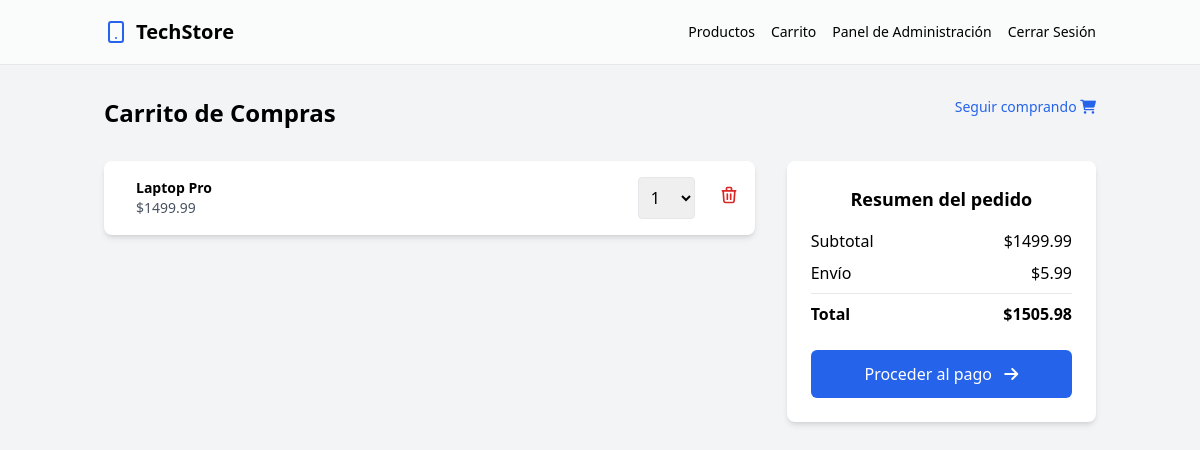
Page /carrito/ver/ (signed in) on the earlier database version.
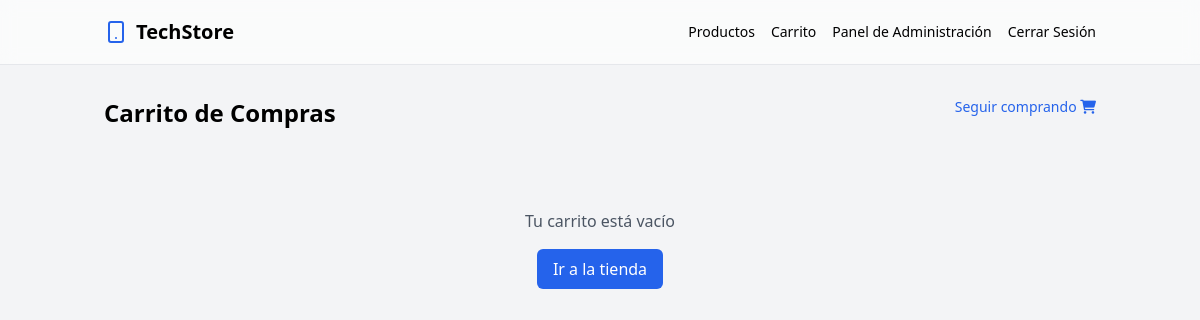
Same page on the later database version.
### carrito_app/models.py (models this page shows, shortened)
class CartItem(models.Model):
    carrito = models.ForeignKey(Cart, related_name='items', on_delete=models.CASCADE)
    producto = models.ForeignKey(Product, on_delete=models.CASCADE)
    cantidad = models.PositiveIntegerField(default=1)

### catalogo_app/models.py (models this page shows, shortened)
class Product(models.Model):
    nombre = models.CharField(max_length=200)
    descripcion = models.TextField()
    precio = models.DecimalField(max_digits=10, decimal_places=2)
    stock = models.PositiveIntegerField()
    categoria = models.ForeignKey(Category, on_delete=models.CASCADE)
    imagen = models.ImageField(upload_to='products/', blank=True, null=True)

### carrito_app/views.py (the view)
# urls.py: path('ver/', views.ver_carrito, name='ver_carrito'),
@login_required
def ver_carrito(request):
    carrito, created = Cart.objects.get_or_create(user=request.user)
    items = carrito.items.all().select_related('producto')
    subtotal = sum(item.producto.precio * item.cantidad for item in items)
    envio = Decimal('5.99') if subtotal > 0 else Decimal('0')
    total = subtotal + envio
    context = {
        'carrito': carrito,
        'items': items,
        'subtotal': subtotal,
        'envio': envio,
        'total': total
    }
    return render(request, 'carrito_app/ver_carrito.html', context)

### carrito_app/templates/carrito_app/ver_carrito.html (shortened to what the changed rows need)
{% load static %}
<!DOCTYPE html>
<html lang="es">
    <head>
        <link href="https://cdnjs.cloudflare.com/ajax/libs/font-awesome/6.0.0-beta3/css/all.min.css"
              rel="stylesheet">
        <script src="https://cdn.tailwindcss.com"></script>
    </head>
    <body>
        {% include 'nav.html' %}
        <div class="container mx-auto px-4 py-8">
            <div class="flex justify-between">
                <h1 class="text-2xl font-bold mb-8">Carrito de Compras</h1>
            </div>
            {% if items %}
                <div class="grid grid-cols-1 lg:grid-cols-3 gap-8">
                    <div class="lg:col-span-2">
                        {% for item in items %}
                            <div class="bg-white rounded-lg shadow-md p-4 mb-4 flex items-center justify-between">
                                <div class="flex-grow ml-4">
                                    <p class="font-semibold text-sm">{{ item.producto.nombre }}</p>
                                    <p class="text-gray-600 text-sm">${{ item.producto.precio }}</p>
                                </div>
                                <div class="flex items-center">
                                    <form method="POST"
                                          action="{% url 'actualizar_cantidad' item.id %}"
                                          class="flex items-center">
                                        <select name="cantidad"
                                                onchange="this.form.submit()"
                                                class="rounded border p-2 mr-2">
                                            {% for i in "x"|rjust:item.producto.stock %}
                                                <option value="{{ forloop.counter }}"
                                                        {% if item.cantidad == forloop.counter %}selected{% endif %}>
                                                    {{ forloop.counter }}
                                                </option>
                                            {% endfor %}
                                        </select>
                                    </form>
                                    <form method="POST"
                                          action="{% url 'eliminar_del_carrito' item.id %}"
                                          class="ml-4">
                                        <button type="submit" class="text-red-600 hover:text-red-800">
                                            <svg class="w-5 h-5" fill="none" stroke="currentColor" viewBox="0 0 24 24">
                                                <path stroke-linecap="round" stroke-linejoin="round" stroke-width="2" d="M19 7l-.867 12.142A2 2 0 0116.138 21H7.862a2 2 0 01-1.995-1.858L5 7m5 4v6m4-6v6m1-10V4a1 1 0 00-1-1h-4a1 1 0 00-1 1v3M4 7h16" />
                                            </svg>
                                        </button>
                                    </form>
                                </div>
                            </div>
                        {% endfor %}
                    </div>
                    <div class="lg:col-span-1">
                        <div class="bg-white rounded-lg shadow-md p-6 sticky top-4 text-center">
                            <h2 class="text-lg font-semibold mb-4">Resumen del pedido</h2>
                            <div class="space-y-2">
                                <div class="flex justify-between">
                                    <span>Subtotal</span>
                                    <span>${{ subtotal }}</span>
                                </div>
                                <div class="flex justify-between">
                                    <span>Envío</span>
                                    <span>${{ envio }}</span>
                                </div>
                                <div class="border-t pt-2 mt-2">
                                    <div class="flex justify-between font-semibold">
                                        <span>Total</span>
                                        <span>${{ total }}</span>
                                    </div>
                                </div>
                            </div>
                            <form method="POST" action="{% url 'crear_orden' %}" class="mt-6">
                                <button type="submit"
                                        class="w-full bg-blue-600 text-white py-3 px-6 rounded-md hover:bg-blue-700 focus:outline-none focus:ring-2 focus:ring-blue-500 focus:ring-offset-2 transition duration-150 ease-in-out transform hover:scale-105 mb-5 sm:mb-0">
                                    Proceder al pago
                                    <i class="fas fa-arrow-right ml-2"></i>
                                </button>
                            </form>
                        </div>
                    </div>
                </div>
            {% else %}
                <div class="text-center py-12">
                    <p class="text-gray-600 mb-4">Tu carrito está vacío</p>
                    <a href="{% url 'catalogo' %}"
                       class="inline-block bg-blue-600 text-white py-2 px-4 rounded-md hover:bg-blue-700 transition-colors">
                        Ir a la tienda
                    </a>
                </div>
            {% endif %}
        </div>
    </body>
</html>

Differences in the rows shown:
removed CartItem: producto.nombre "Laptop Pro", producto.precio "1499.99", cantidad "1"
Other differences:
{{ subtotal }}: "1499.99" → (not shown)
{{ envio }}: "5.99" → (not shown)
{{ total }}: "1505.98" → (not shown)
text no longer shown: "Resumen del pedido Subtotal $ Envío $ Total $ Proceder al pago"
text now shown: "Tu carrito está vacío Ir a la tienda"
